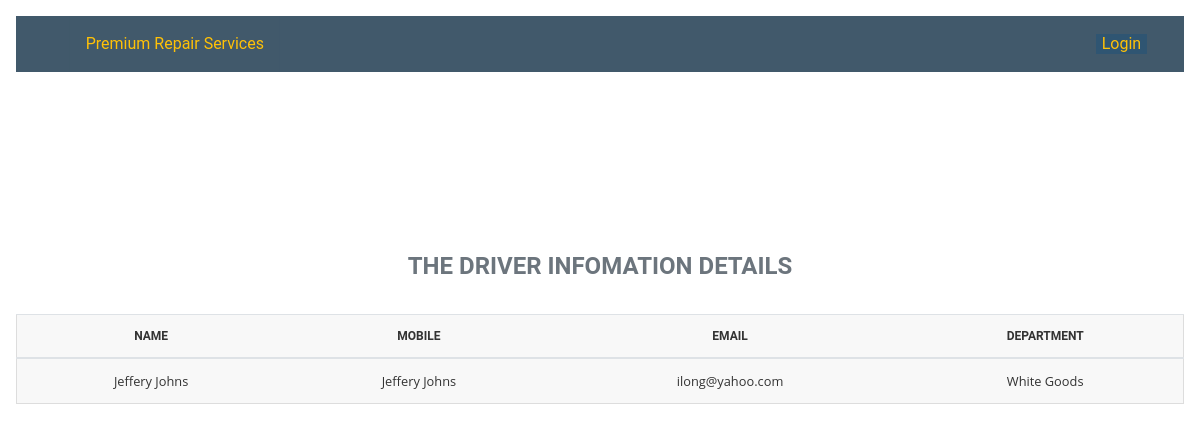
Screenshot of /cars/drivers/24/ with the database file from the repository.
### cars/models.py (models this page shows, shortened)
class Driver(models.Model):
    name         = models.CharField(max_length=128)
    mobile       = models.CharField(max_length=32, unique=True)
    license      = models.CharField(max_length=128, default=1234567890)
    email        = models.CharField(max_length=256, null=True, default=None)
    DEPT_CHOICES = (
                      ('BG', 'Brown Goods'),
                      ('WG', 'White Goods'),
                      ('BL', 'Billing Team'),
                      ('AC', 'Accountants'),
                      ('CC', 'Call Center'),
                      ('IT', 'IT Department'),
                      ('MG', 'Management'),
                      ('SP', 'Spare Parts'),
                      ('HHP', 'Mobile Phones'),
                      ('BDM', 'Business Development'),
                   )
    dept       = models.CharField(max_length=8, choices=DEPT_CHOICES, default='BG')
    class Meta:
        unique_together = ('name', 'mobile', 'dept')
        ordering = ['name']

### cars/views.py (the view)
# urls.py: path('drivers/<int:pk>/', SingleDriver.as_view(), name='single_driver'),
class SingleDriver(generic.DetailView):
    model = Driver

### cars/templates/cars/driver_detail.html
{% extends "base.html" %}
{% load bootstrap4 %}
{% block content %}
<table class="table">
  <br>
  <caption class="table__caption"> The Driver Infomation Details</caption>
  <thead class="table__thead">
    <tr class="table__tr">
      <th class="table__th" scope="col">Name</th>
      <th class="table__th" scope="col">Mobile</th>
      <th class="table__th" scope="col">Email</th>
      <th class="table__th" scope="col">Department</th>
    </tr>
 </thead>
 <tbody class="table__tbody">
   <tr class="table__tr">
       <td class="table__td" data-label="Name">{{ driver.name }}</td>
       <td class="table__td" data-label="Mobile">{{ driver.name }}</td>
       <td class="table__td" data-label="Email">{{ driver.email }}</td>
       <td class="table__td" data-label="Department">{{ driver.get_dept_display }}</td>
   </tr>
 </tbody>
</table>
{% endblock %}

### static/temp/styles.css (style rules this page uses)
html { line-height: 1.15; -webkit-text-size-adjust: 100%; }
body { margin: 0; }
body { font-family: 'Roboto', sans-serif; color: #333; }
* { box-sizing: border-box; }
.table { border: 0; }
@media (min-width: 800px) { .table { border: 1px solid #ccc; border-collapse: collapse; margin: 0; padding: 0; table-layout: auto; width: 100% } }
.table__caption { font-size: 1em; margin: .5em 0 .75em 0; display: table-caption; caption-side: top; font-weight: bold; text-align: center; text-transform: uppercase; }
@media (min-width: 800px) { .table__caption { font-size: 1.5em } }
.table__thead { border: none; clip: rect(0 0 0 0); height: 1px; margin: -1px; overflow: hidden; padding: 0; position: absolute; width: 1px; }
@media (min-width: 800px) { .table__thead { display: table-header-group; vertical-align: middle; border-color:inherit; position: relative } }
.table__tbody { font-family: "Open Sans", sans-serif; line-height: 1.25em; display: table-row-group; vertical-align: middle; border-color: inherit; }
.table__tr { border-bottom: 3px solid #ddd; background-color: #eee; display: block; margin-bottom: .625em; }
@media (min-width: 800px) { .table__tr { background-color: #f8f8f8; border: 1px solid #ddd; padding: .35em; display:table-row; vertical-align: inherit } }
.table__th { font-size: 0.75em; }
@media (min-width: 800px) { .table__th { padding: .625em; text-align: center; font-size: .75em; text-transform: uppercase; font-weight: bold } }
.table__td { border-bottom: 1px solid #ddd; display: block; height: 3em; font-size: .8em; text-align: right; }
.table__td::before { content: attr(data-label); float: left; font-weight: bold; text-transform: uppercase; }
.table__td:last-child { border-bottom: 0; }
@media (min-width: 800px) { .table__td { content: ""; padding: .625em; text-align: center; display: table-cell; vertical-align: inherit } }
@media (min-width: 800px) { .table__td::before { content: ""; clear: both; display: table; } }

### rows the page displays
Driver: name "Jeffery Johns", email "ilong@yahoo.com", dept "White Goods"
